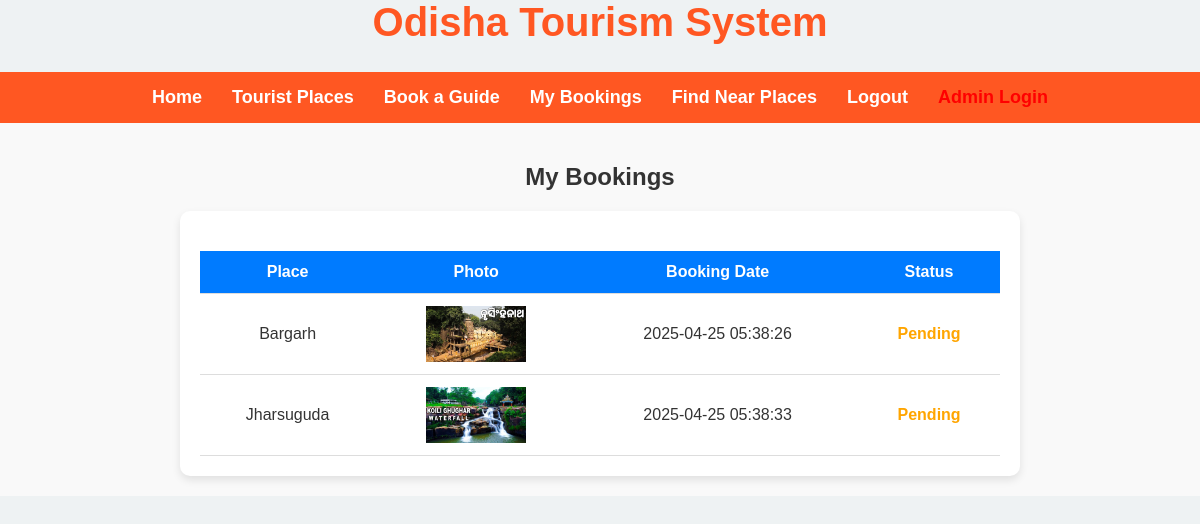
The app's page /my_booking.php (signed in) with its own data.
### tables this page shows
CREATE TABLE `bookings` (
  `id` int(11) NOT NULL,
  `user_id` int(11) NOT NULL,
  `place_id` int(11) NOT NULL,
  `booking_date` timestamp NOT NULL DEFAULT current_timestamp(),
  `username` varchar(255) NOT NULL,
  `status` enum('Pending','Approved') NOT NULL DEFAULT 'Pending'
);

CREATE TABLE `tourist_places` (
  `id` int(11) NOT NULL,
  `name` varchar(150) NOT NULL,
  `description` text NOT NULL,
  `media` varchar(255) NOT NULL,
  `photo` varchar(255) NOT NULL,
  `latitude` decimal(10,8) DEFAULT NULL,
  `longitude` decimal(11,8) DEFAULT NULL
);

### my_booking.php (the view, shortened to what this page needs)
<?php
include 'db_connect.php';
$user_id = $_SESSION['user_id'];
$sql = "SELECT b.id, p.name AS place_name, p.photo, b.booking_date, b.status
        FROM bookings b
        JOIN tourist_places p ON b.place_id = p.id
        WHERE b.user_id = ?";
$stmt = $conn->prepare($sql);
$stmt->bind_param("i", $user_id);
$stmt->execute();
$result = $stmt->get_result();
?>
    <header>
        <h1>Odisha Tourism System</h1>
        <nav>
            <ul>
                <li><a href="index.php">Home</a></li>
                <li><a href="gallery.php">Tourist Places</a></li>
                <li><a href="guide_booking.php">Book a Guide</a></li>
                <li><a href="my_booking.php">My Bookings</a></li>
                <li><a href="near_places.php">Find Near Places</a></li>
                <?php if (isset($_SESSION['user_id'])) { ?>
                    <li><a href="logout.php">Logout</a></li>
                <?php } else { ?>
                    <li><a href="login.php">Login</a></li>
                    <li><a href="register.php">Register</a></li>
                <?php } ?>
                <li><a href="admin_login.php" style="color: red; font-weight: bold;">Admin Login</a></li>
            </ul>
        </nav>
    </header>
<section id="my-bookings">
    <h2>My Bookings</h2>
    <div class="bookings-container">
        <?php if ($result->num_rows > 0) { ?>
            <table>
                <tr>
                    <th>Place</th>
                    <th>Photo</th>
                    <th>Booking Date</th>
                    <th>Status</th>
                </tr>
                <?php while ($row = $result->fetch_assoc()) { ?>
                    <tr>
                        <td><?php echo htmlspecialchars($row['place_name']); ?></td>
                        <td>
                            <img src="images/<?php echo htmlspecialchars($row['photo']); ?>" width="100" alt="Place Photo">
                        </td>
                        <td><?php echo htmlspecialchars($row['booking_date']); ?></td>
                        <td>
                            <?php if ($row['status'] === 'Pending') { ?>
                                <span style="color: orange; font-weight: bold;">Pending</span>
                            <?php } elseif ($row['status'] === 'Approved') { ?>
                                <span style="color: green; font-weight: bold;">Approved</span>
                            <?php } else { ?>
                                <span style="color: red; font-weight: bold;"><?php echo htmlspecialchars($row['status']); ?></span>
                            <?php } ?>
                        </td>
                    </tr>
                <?php } ?>
            </table>
        <?php } else { ?>
            <p>No bookings found.</p>
        <?php } ?>
    </div>
</section>

### my_booking.php (style rules this page uses)
h1 { color: #ff5722; text-align: center; font-size: 2.5rem; }
nav { background: #ff5722; padding: 15px; text-align: center; }
nav ul { list-style: none; padding: 0; margin: 0; display: flex; justify-content: center; }
nav ul li { margin: 0 15px; }
nav ul li a { color: white; text-decoration: none; font-size: 18px; font-weight: bold; }
#my-bookings { text-align: center; padding: 20px; background: #f9f9f9; }
.bookings-container { max-width: 800px; margin: auto; background: white; padding: 20px; border-radius: 10px; box-shadow: 0 4px 8px rgba(0, 0, 0, 0.1); }
table { width: 100%; border-collapse: collapse; margin-top: 20px; }
th, td { padding: 12px; text-align: center; border-bottom: 1px solid #ddd; }
th { background: #007bff; color: white; }

### records on screen
bookings: place.name "Bargarh", place.photo (picture), booking_date "2025-04-25 05:38:26", status "Pending"
bookings: place.name "Jharsuguda", place.photo (picture), booking_date "2025-04-25 05:38:33", status "Pending"
